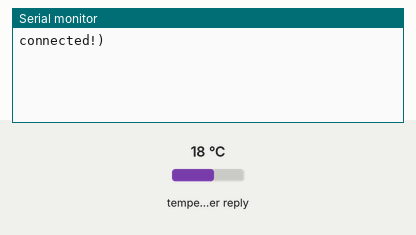
Recording of a sketch running on a simulated ESP8266 (NodeMCU). Parts: the last lines printed to the serial monitor. The test bench sets the inputs (shaded band); at power-on: temperature in the weather reply 18 °C. WiFi joins after 1.5 s; servers stay silent unless stated; uploads are accepted with an empty reply; web services answer with replies made up by the test bench.

Above: at 2.7 s.
2.8 s: temperature in the weather reply set to -14 °C
At 16.7 s:
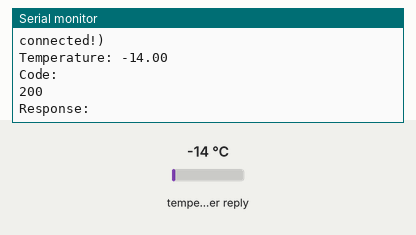
16.8 s: temperature in the weather reply set to -1 °C
At 31.2 s:
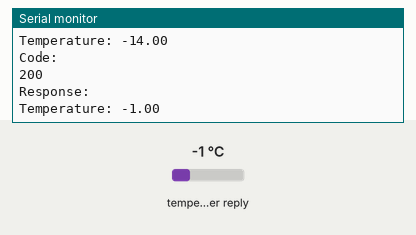

Measured:
- after the input at 2.8 s, the serial monitor: prints a new line after 12.4 s (image 1)
- after the input at 16.8 s, the serial monitor: prints a new line after 13.4 s (image 2)

The sketch:

JsonWeather.ino
```cpp
#include <ESP8266WiFi.h>
#include <WiFiManager.h>
#include <WiFiClient.h>
#include <ESP8266HTTPClient.h>
#include <ArduinoJson.h>

const long interval = 15000; // Each 10 seconds
unsigned long lastMillis = 0;

void setup() {
    Serial.begin(115200);

    WiFiManager wm;

    bool res;
    res = wm.autoConnect("AutoConnectAP","password"); // password protected ap

    if(!res) {
        Serial.println("Failed to connect");
    }
    else {
        Serial.println("connected!)");
    }
}

void loop() {
    unsigned long currentMillis = millis();

    if ((currentMillis - lastMillis) >= interval){
        lastMillis = currentMillis;

        String response = getRequest();
        JsonDocument doc;
        DeserializationError error = deserializeJson(doc, response);

        float temperature = doc["main"]["temp"];
        Serial.print("Temperature: ");
        Serial.println(kelvinToCelsius(temperature));
        delay(1000);
        postRequest();
    }
}
```

functions.ino
```cpp
void postRequest()
{
    // This method does not works yet! :-S

    WiFiClient client;
    HTTPClient http;

    http.begin(client, "https://www.mecanicarubio.com/arduino.php");
    http.addHeader("Content-Type", "application/json");

    String jsonData = "{}";

    int httpResponseCode = http.POST(jsonData);

    String response = http.getString();

    Serial.println("Code:");
    Serial.println(httpResponseCode);
    Serial.println("Response:");
    Serial.println(response);

    http.end();
}

String getRequest()
{
    WiFiClient client;
    HTTPClient http;

    http.begin(client, "http://api.openweathermap.org/data/2.5/weather?q=merida&appid=192dbed2ac66d17d5f75780635e474fa");
    int httpCode = http.GET();
    return http.getString();
}

float kelvinToCelsius(float kelvin)
{
    return kelvin -273.15;
}
```
